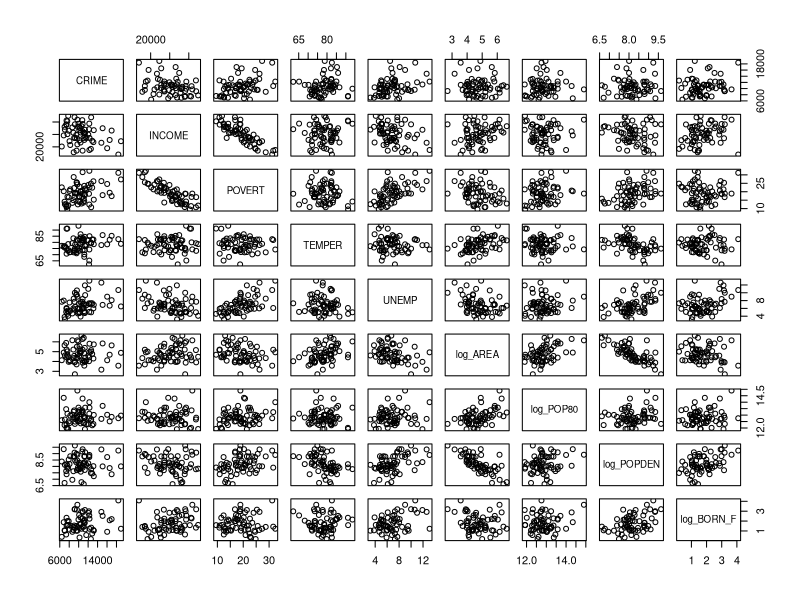
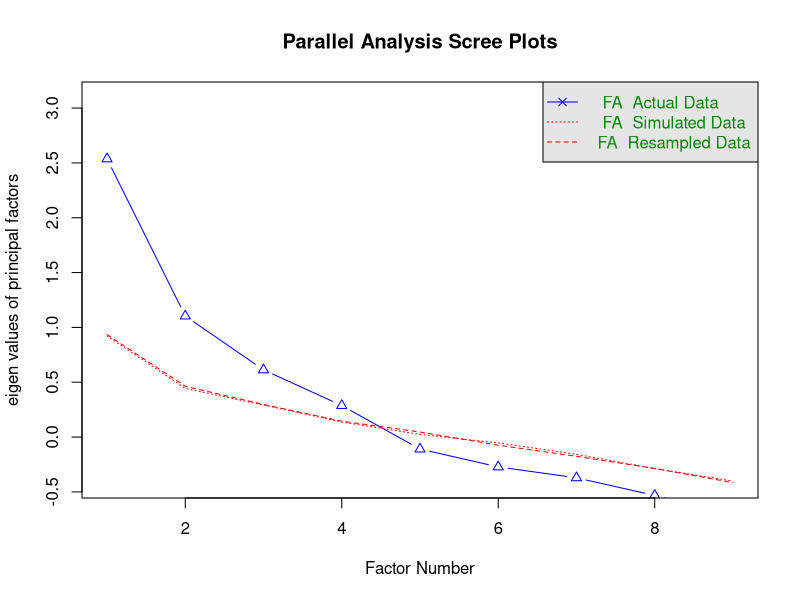
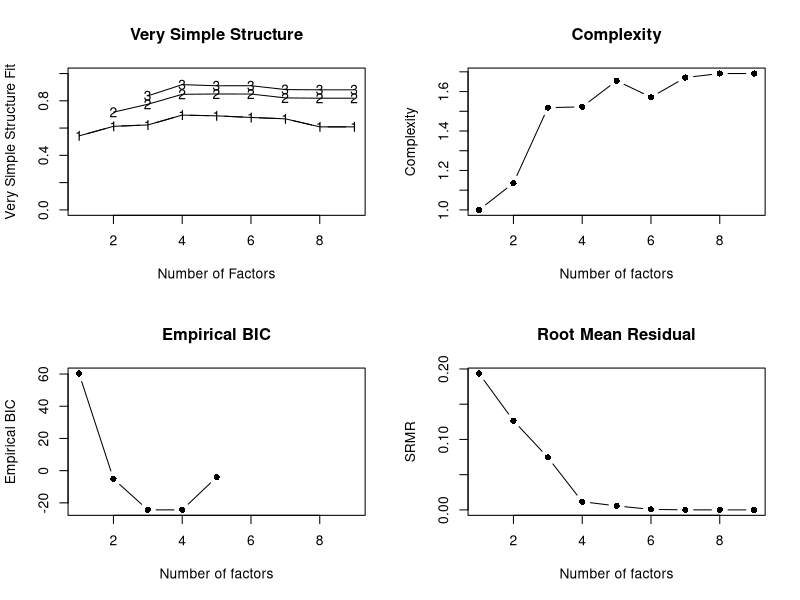
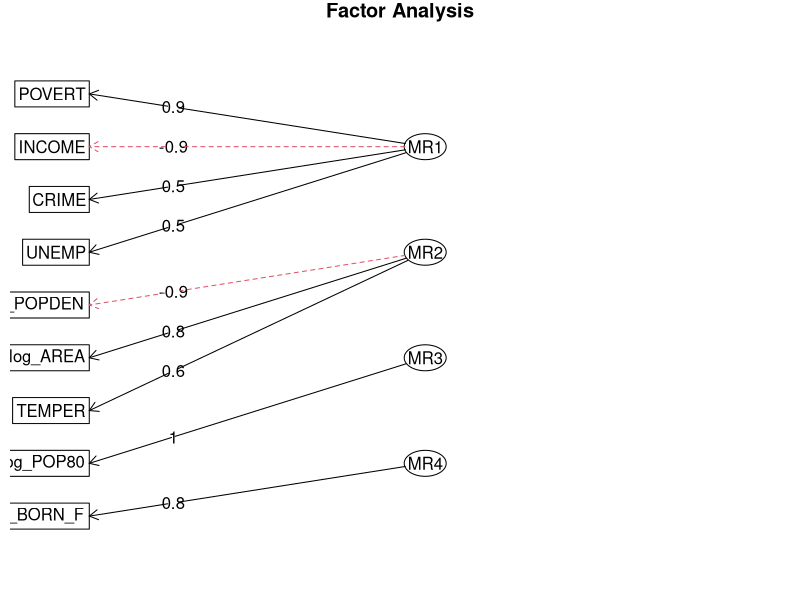
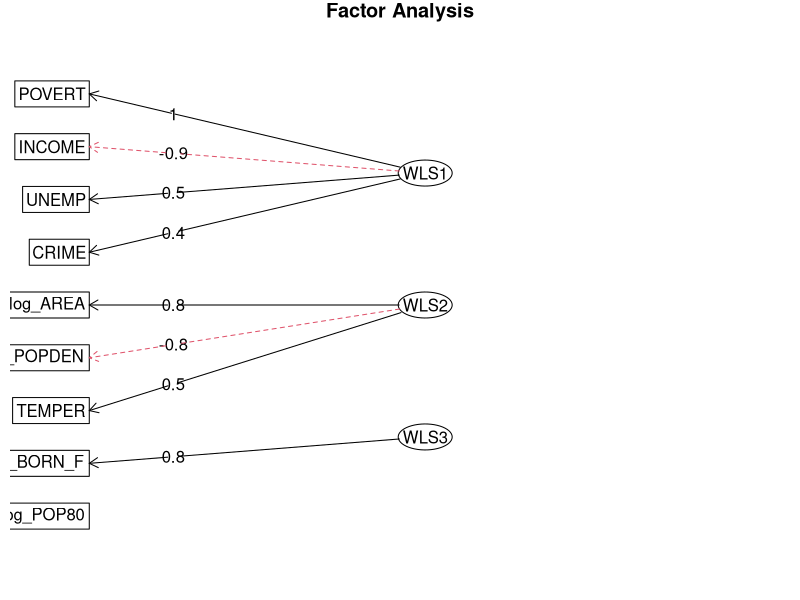

Reproduce these figures in R, in order.
## ---- chunk 1
library(psych)
library(ggplot2)
library(dplyr)
library(GPArotation)
knitr::opts_chunk$set(echo = TRUE,warning=FALSE,messange=F, fig.align = 'center')
## ---- chunk 2
df_city <- na.omit(read.csv2("CITY_2.csv",sep = "\t",dec = ",")[,-1])[,-8]
str(df_city)
## ---- chunk 3
pairs(df_city)
## ---- chunk 4
parallel <- fa.parallel(df_city, fm = 'minres', fa = 'fa')
## ---- chunk 5
nfactors(df_city,rotate="varimax",fm="minres")
## ---- chunk 6
fa_4 <- fa(df_city,nfactors = 4,rotate = "oblimin",fm="minres",warnings = F)
print(fa_4)
## ---- chunk 7
print(fa_4$loadings,cutoff = 0.3)
## ---- chunk 8
print(fa_4$Structure,cutoff = 0.3)
## ---- chunk 9
fa_obl <- fa(df_city,nfactors = 4,rotate = "oblimin",fm="minres")
## ---- chunk 10
print("Oblimin")
print(fa_obl$loadings,cutoff = 0.3)
fa.diagram(fa_obl)
## ---- chunk 11
print("Varimax")
fa_var <- fa(df_city,nfactors = 3,rotate = "varimax",fm="wls")
fa_var
fa.diagram(fa_var)
